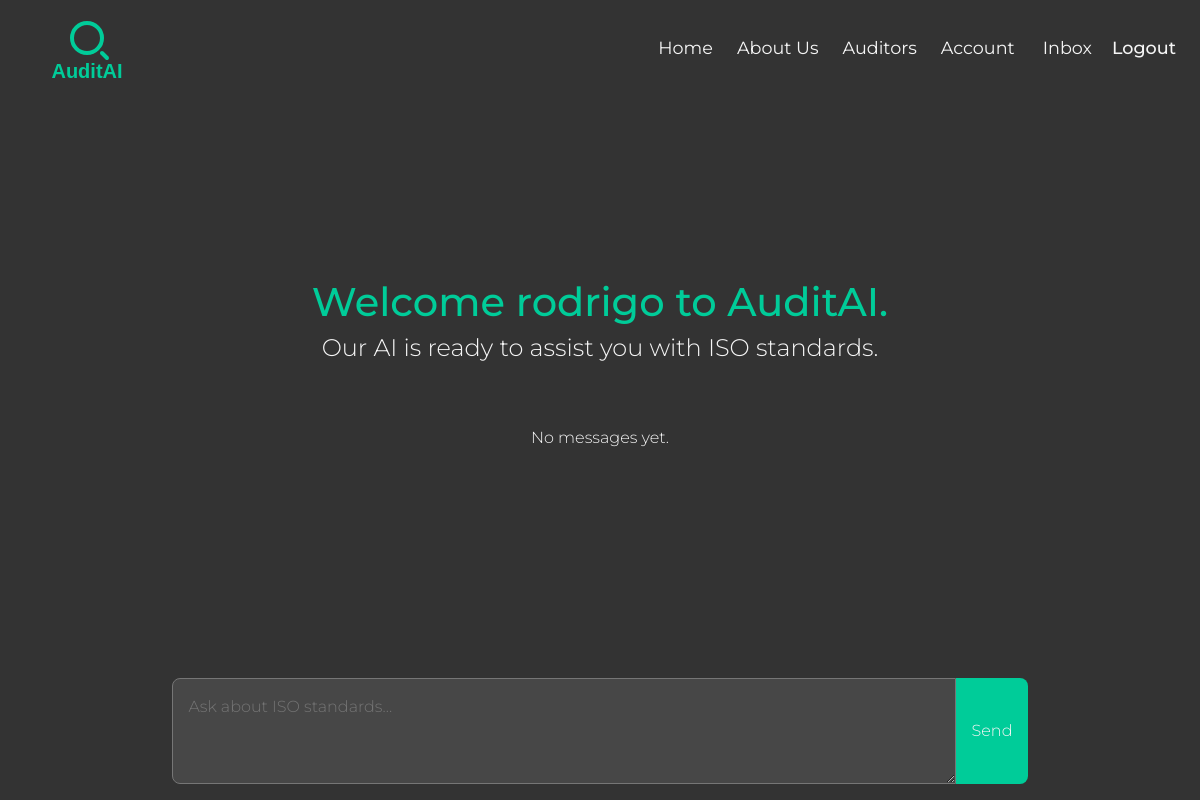
Before: /chat/ (signed in) with the older database file.
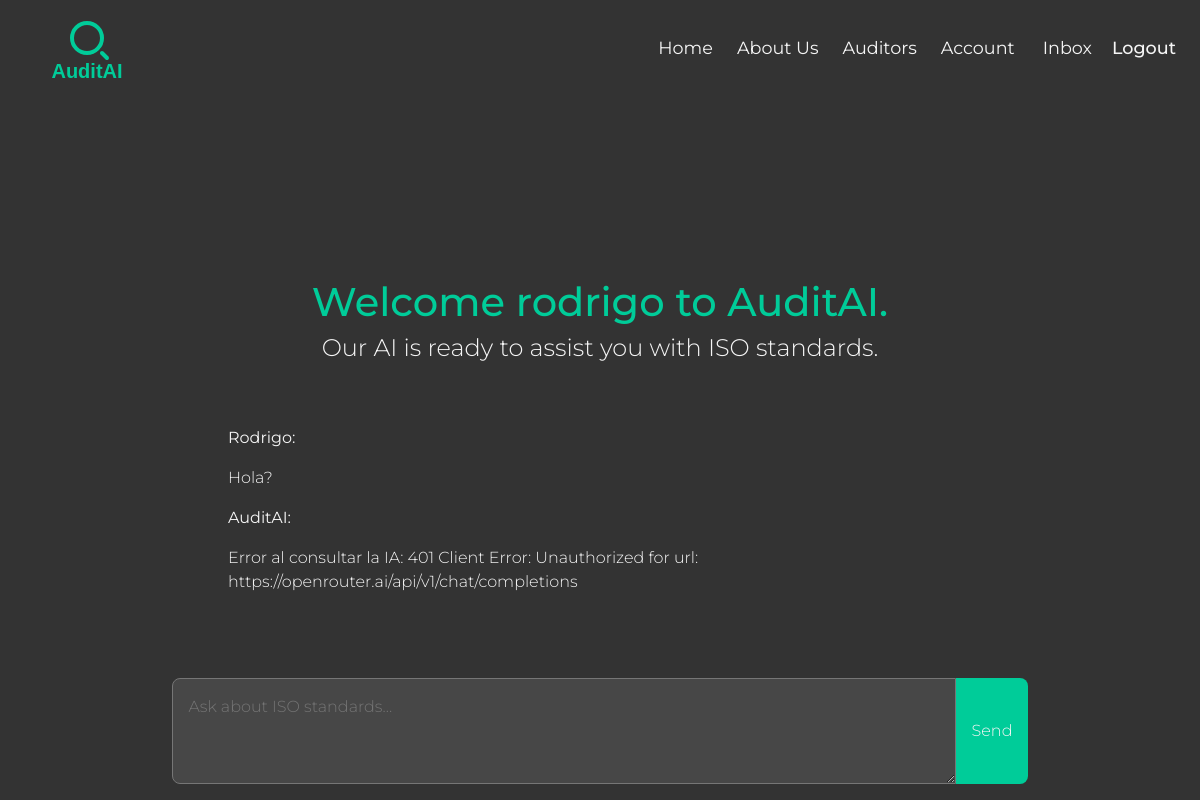
After: the same page with the newer database file.
### chat/models.py (models this page shows, shortened)
class ClientInput(models.Model):
    client_input = models.TextField()
    created_at = models.DateTimeField(default=timezone.now)
    user = models.ForeignKey(settings.AUTH_USER_MODEL, on_delete=models.CASCADE)
    class Meta:
        verbose_name = 'Client Input'
        verbose_name_plural = "Clients Inputs"

class AIResponse(models.Model):
    client_input = models.ForeignKey(ClientInput, on_delete=models.CASCADE)
    response_text= models.TextField(default="With out response")
    created_at = models.DateTimeField(default=timezone.now)
    is_final = models.BooleanField(default=True)
    class Meta:
        verbose_name = 'AI Response'
        verbose_name_plural = "AI Responses"

### authentication/models.py (models this page shows)
class CustomUser(AbstractUser):
    username = None
    email = models.EmailField('email address', unique=True)
    is_auditor = models.BooleanField(default=False)
    USERNAME_FIELD = 'email'
    REQUIRED_FIELDS = ['first_name', 'last_name']
    objects = CustomUserManager()

### clients/models.py (models this page shows, shortened)
class ClientProfile(models.Model):
    user = models.OneToOneField(CustomUser, on_delete=models.CASCADE)
    name = models.CharField(max_length= 200, blank= True,  null=True)
    surname = models.CharField(max_length= 200, blank= True,  null=True)
    country = models.ForeignKey(Country, on_delete=models.SET_NULL, null=True, blank=True)
    location = models.CharField(max_length=120, null=True, blank=True)
    company_name = models.CharField(max_length=200, blank= True,  null=True)
    phone_number = models.CharField(max_length=200, blank=True)
    company_email = models.CharField(max_length=200, blank=True, null=True)
    document = models.CharField(max_length=60, unique=True, blank=True, null=True)
    cuit = models.CharField(max_length=60, unique=True, blank=True, null=True)
    company_logo = models.ImageField(  upload_to='clients/profile_images', default= 'auditors/profile_images/default.png',  null=True, blank=True)
    created = models.DateTimeField(auto_now_add=True)

### chat/views/chat_views.py (the view)
# urls.py: path('', chat_views.chat_view, name='chat' ),
@login_required(login_url='login')
def chat_view(request):
    inputs = ClientInput.objects.filter(user=request.user).order_by('-created_at')
    return render(request, 'chat/chat.html', {'inputs': inputs, 'hide_footer': True})

### inbox/context_processors.py (called while the page is built)
def inbox_unread_count(request):
    if request.user.is_authenticated:
        count = Message.objects.filter(recipient = request.user, is_read = False).count()
    else:
        count = 0
    context = {'inbox_unread_count': count}
    return context

### chat/templates/chat/chat.html (shortened to what this page needs)
{% extends 'base.html' %}
{% load static %}
{% block content %}
{% include 'navbar.html' %}
{% if not request.user.is_auditor%}
<main class="main ">
  <div class="container chat">
    <h1 class=" chat__title  chat__title montserrat-1 text-center">Welcome {%  if request.user.is_authenticated %} {{request.user.clientprofile.name}}  {% endif  %}to AuditAI.</h1>
    <h4 class="chat__subtitle  montserrat-2 text-center"> Our AI is ready to assist you with ISO standards.</h4>
    <div class="chat__history montserrat-2">
      {% for input in inputs %}
      <div class="chat__messages">
        <p><strong>{{ input.user.clientprofile.name.capitalize }}:</strong></p>
        <p>{{ input.client_input }}</p>
        {% for response in input.airesponse_set.all %}
        <p><strong>AuditAI:</strong></p>
        <p>{{ response.response_text }}</p>
        {% endfor %}
      </div>
      {% empty %}
      <p>No messages yet.</p>
      {% endfor %}
    </div>
    <form action="{% url 'client_input' %}" method="POST" class="chat__form">
      <div class="chat__input-group">
        <textarea class="chat__textarea montserrat-2" name="client_input" placeholder="Ask about ISO standards..." id=""
          rows="3"></textarea>
        <button class="chat__button montserrat-2 btn" type="submit">Send</button>
      </div>
    </form>
  </div>
</main>
{% else %}
<h1 class="text-center" style="color: white;">No podés ver  la página del chat</h1>
{% endif %}
{% endblock %}

Changed rows visible on the page:
added ClientInput: user.clientprofile.name "Rodrigo", client_input "Hola?"
added AIResponse: response_text "Error al consultar la IA: 401 Client Error: Unauthorized for url: https://openrouter.ai/api/v1/chat/completions"
Other visible differences:
text no longer shown: "No messages yet."
